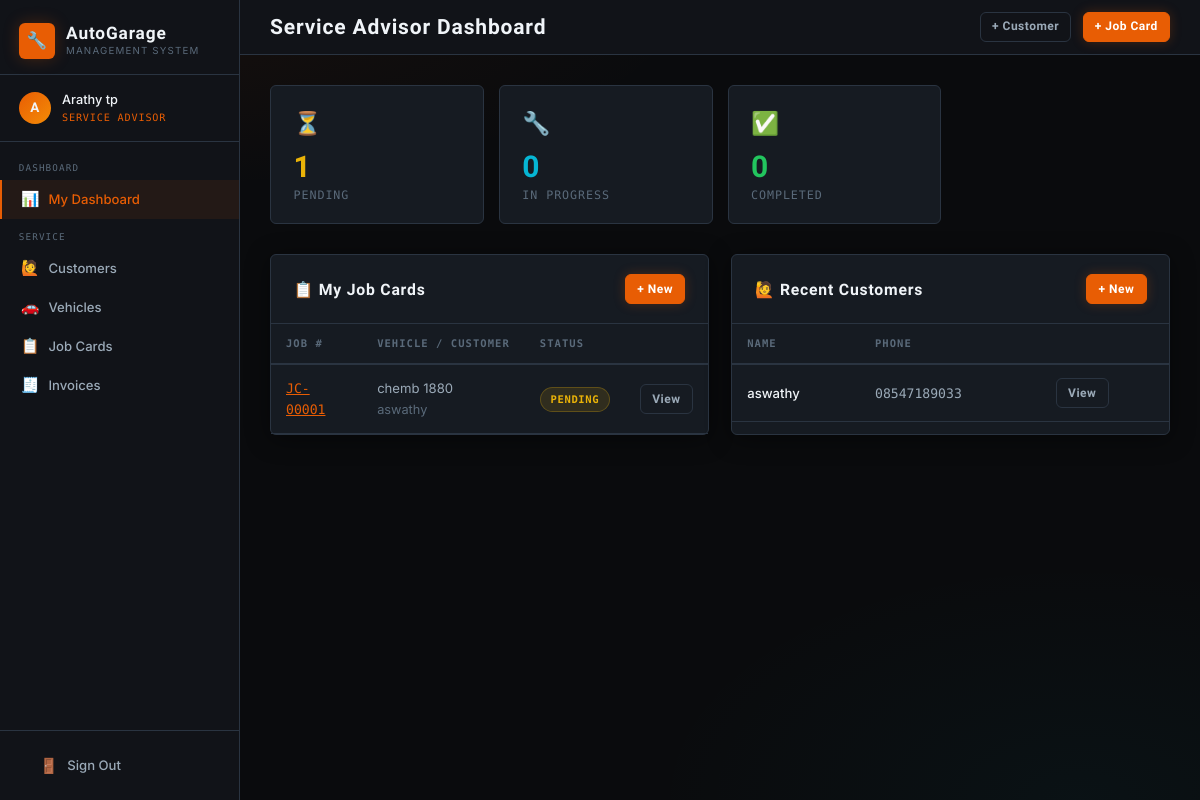
The app's page /advisor/ (signed in), older data.
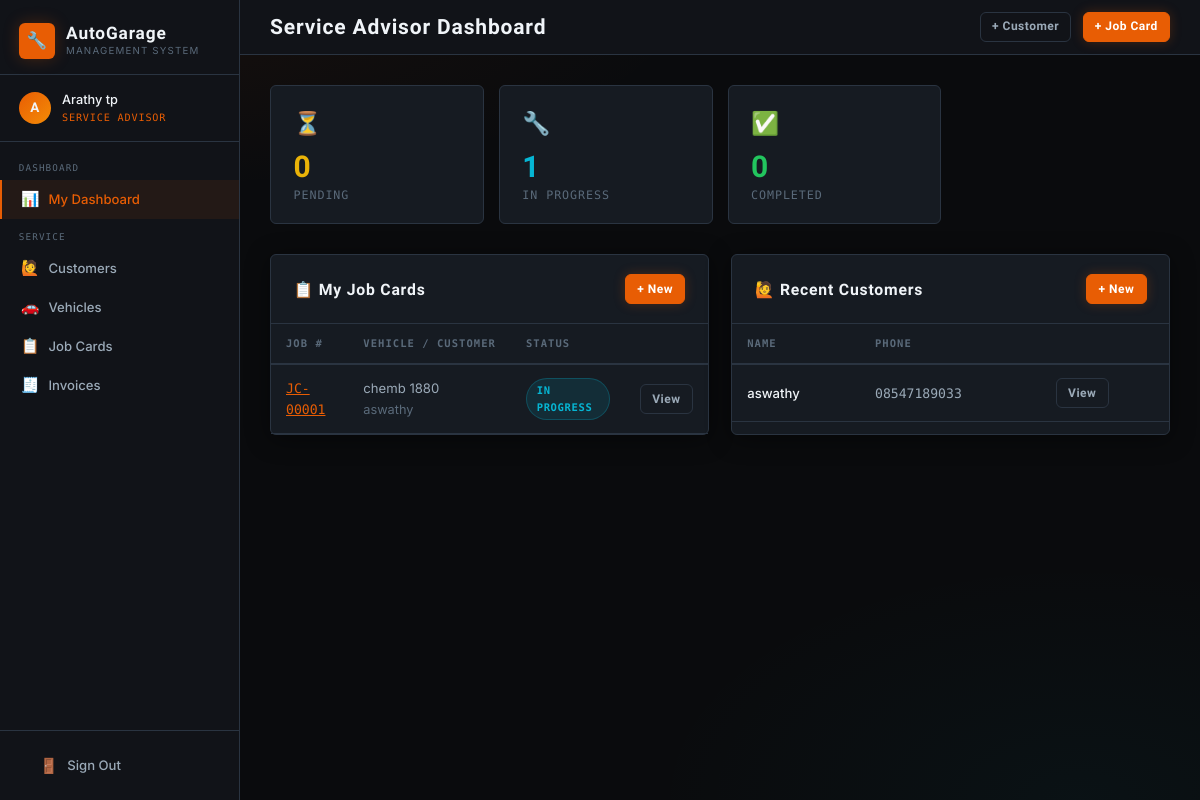
The same page, newer data.
### core/models.py (models this page shows, shortened)
class JobCard(models.Model):
    STATUS_CHOICES = [
        ('pending', 'Pending'),
        ('in_progress', 'In Progress'),
        ('waiting_parts', 'Waiting for Parts'),
        ('completed', 'Completed'),
        ('delivered', 'Delivered'),
    ]
    job_number = models.CharField(max_length=20, unique=True, blank=True)
    vehicle = models.ForeignKey(Vehicle, on_delete=models.CASCADE, related_name='job_cards')
    advisor = models.ForeignKey(User, on_delete=models.SET_NULL, null=True, related_name='advised_jobs')
    mechanic = models.ForeignKey(User, on_delete=models.SET_NULL, null=True, blank=True, related_name='assigned_jobs')
    problem_description = models.TextField()
    repair_instructions = models.TextField(blank=True)
    status = models.CharField(max_length=20, choices=STATUS_CHOICES, default='pending')
    created_at = models.DateTimeField(auto_now_add=True)
    updated_at = models.DateTimeField(auto_now=True)
    completed_at = models.DateTimeField(null=True, blank=True)
    labour_cost = models.DecimalField(max_digits=10, decimal_places=2, default=0)
    notes = models.TextField(blank=True)

class Vehicle(models.Model):
    customer = models.ForeignKey(Customer, on_delete=models.CASCADE, related_name='vehicles')
    make = models.CharField(max_length=50)
    model = models.CharField(max_length=50)
    year = models.PositiveIntegerField()
    license_plate = models.CharField(max_length=20, unique=True)
    vin = models.CharField(max_length=50, blank=True)
    color = models.CharField(max_length=30, blank=True)
    mileage = models.PositiveIntegerField(default=0)

class Customer(models.Model):
    name = models.CharField(max_length=100)
    email = models.EmailField(blank=True)
    phone = models.CharField(max_length=20)
    address = models.TextField(blank=True)
    created_at = models.DateTimeField(auto_now_add=True)
    created_by = models.ForeignKey(User, on_delete=models.SET_NULL, null=True)

### core/views.py (the view)
# urls.py: path('advisor/', views.advisor_dashboard, name='advisor_dashboard'),
@login_required
@role_required('advisor')
def advisor_dashboard(request):
    my_jobs = JobCard.objects.filter(
        advisor=request.user
    ).select_related('vehicle__customer', 'mechanic').order_by('-created_at')
    pending = my_jobs.filter(status='pending').count()
    in_progress = my_jobs.filter(status='in_progress').count()
    completed = my_jobs.filter(status='completed').count()
    recent_customers = Customer.objects.filter(created_by=request.user).order_by('-created_at')[:5]
    ctx = {
        'my_jobs': my_jobs[:10],
        'pending': pending,
        'in_progress': in_progress,
        'completed': completed,
        'recent_customers': recent_customers,
    }
    return render(request, 'core/advisor_dashboard.html', ctx)

### core/views.py (called while the page is built)
def role_required(*roles):
    def decorator(view_func):
        @wraps(view_func)
        def wrapper(request, *args, **kwargs):
            if not request.user.is_authenticated:
                return redirect('login')
            try:
                profile = request.user.profile
                if profile.role in roles or request.user.is_superuser:
                    return view_func(request, *args, **kwargs)
            except UserProfile.DoesNotExist:
                if request.user.is_superuser:
                    return view_func(request, *args, **kwargs)
            messages.error(request, "You don't have permission to access that page.")
            return redirect('dashboard')
        return wrapper
    return decorator

### core/templates/core/advisor_dashboard.html (shortened to what this page needs)
{% extends 'core/base.html' %}
{% block page_title %}Service Advisor Dashboard{% endblock %}
{% block topbar_actions %}
<a href="{% url 'customer_create' %}" class="btn btn-secondary btn-sm">+ Customer</a>
<a href="{% url 'job_create' %}" class="btn btn-primary btn-sm">+ Job Card</a>
{% endblock %}
{% block content %}
<div class="stats-grid">
  <div class="stat-card yellow"><div class="stat-icon">⏳</div><div class="stat-value">{{ pending }}</div><div class="stat-label">Pending</div></div>
  <div class="stat-card teal"><div class="stat-icon">🔧</div><div class="stat-value">{{ in_progress }}</div><div class="stat-label">In Progress</div></div>
  <div class="stat-card green"><div class="stat-icon">✅</div><div class="stat-value">{{ completed }}</div><div class="stat-label">Completed</div></div>
</div>
<div class="grid-2">
  <div class="card">
    <div class="card-header"><span class="card-title">📋 My Job Cards</span><a href="{% url 'job_create' %}" class="btn btn-primary btn-sm">+ New</a></div>
    <div class="table-wrap"><table>
      <thead><tr><th>Job #</th><th>Vehicle / Customer</th><th>Status</th><th></th></tr></thead>
      <tbody>
        {% for job in my_jobs %}
        <tr>
          <td><a href="{% url 'job_detail' job.pk %}" class="text-accent text-mono">{{ job.job_number }}</a></td>
          <td>{{ job.vehicle.make }} {{ job.vehicle.model }}<br><span class="text-muted">{{ job.vehicle.customer.name }}</span></td>
          <td><span class="badge badge-{{ job.status }}">{{ job.get_status_display }}</span></td>
          <td><a href="{% url 'job_detail' job.pk %}" class="btn btn-secondary btn-sm">View</a></td>
        </tr>
        {% empty %}<tr><td colspan="4" class="text-center text-muted">No jobs created yet</td></tr>
        {% endfor %}
      </tbody>
    </table></div>
  </div>
  <div class="card">
    <div class="card-header"><span class="card-title">🙋 Recent Customers</span><a href="{% url 'customer_create' %}" class="btn btn-primary btn-sm">+ New</a></div>
    <div class="table-wrap"><table>
      <thead><tr><th>Name</th><th>Phone</th><th></th></tr></thead>
      <tbody>
        {% for c in recent_customers %}
        <tr>
          <td>{{ c.name }}</td>
          <td class="text-mono">{{ c.phone }}</td>
          <td><a href="{% url 'customer_detail' c.pk %}" class="btn btn-secondary btn-sm">View</a></td>
        </tr>
        {% empty %}<tr><td colspan="3" class="text-center text-muted">No customers yet</td></tr>
        {% endfor %}
      </tbody>
    </table></div>
  </div>
</div>
{% endblock %}

Row changes from the older to the newer data that the page shows:
changed JobCard "JC-00001": status "PENDING" → "IN PROGRESS"
Text that changed along with them:
{{ pending }}: "1" → "0"
{{ in_progress }}: "0" → "1"
